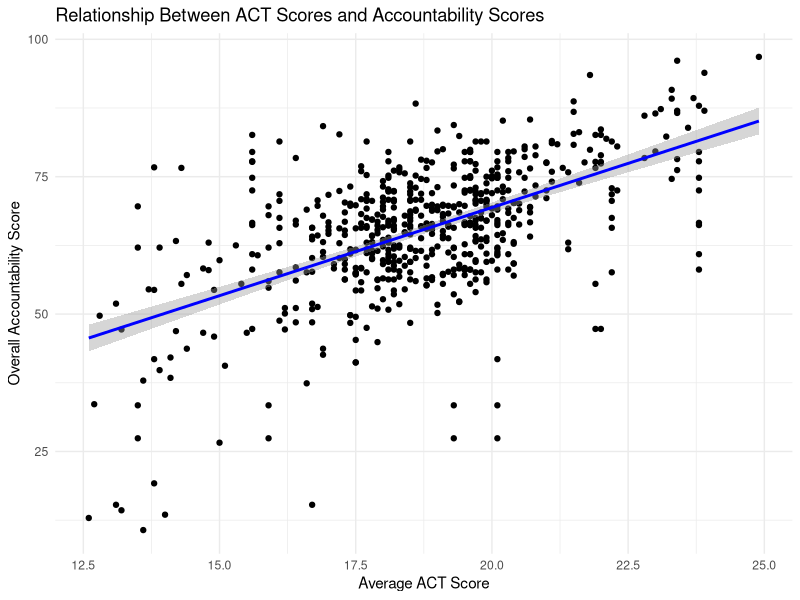

R code for this plot:
## ---- chunk 1
knitr::opts_chunk$set(echo = FALSE, message = FALSE, warning = FALSE, error = TRUE)
library(tidyverse)
## ---- chunk 2
act_scores <- read_csv("data/Wisconsin ACT Scores 2022.csv")
report_cards <- read_csv("data/2021-2022 Wisconsin School Report Cards.csv")

colnames(act_scores) <- make.names(colnames(act_scores))
colnames(report_cards) <- make.names(colnames(report_cards))

act_data <- act_scores %>%
  select(School.Name = School, Avg.Score)

report_card_data <- report_cards %>%
  select(School.Name, Overall.Accountability.Score)

merged_data <- inner_join(act_data, report_card_data, by = "School.Name")

cleaned_data <- merged_data %>%
  mutate(
    Avg.Score = as.numeric(Avg.Score),
    Overall.Accountability.Score = as.numeric(Overall.Accountability.Score)
  ) %>%
  drop_na(Avg.Score, Overall.Accountability.Score)  

head(cleaned_data)

## ---- chunk 3
correlation <- cor.test(cleaned_data$Avg.Score, cleaned_data$Overall.Accountability.Score)

regression_model <- lm(Overall.Accountability.Score ~ Avg.Score, data = cleaned_data)


conf_interval <- confint(regression_model, level = 0.95)

list(
  correlation = correlation,
  regression_summary = summary(regression_model),
  confidence_interval = conf_interval
)
## ---- chunk 4
ggplot(cleaned_data, aes(x = Avg.Score, y = Overall.Accountability.Score)) +
  geom_point() +
  geom_smooth(method = "lm", color = "blue") +
  labs(
    title = "Relationship Between ACT Scores and Accountability Scores",
    x = "Average ACT Score",
    y = "Overall Accountability Score"
  ) +
  theme_minimal()
